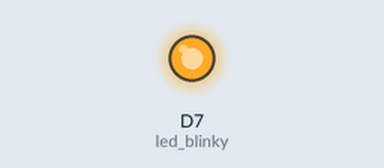
Recording of a sketch running on a simulated ESP8266 (NodeMCU). On the bench: output pins drawn as LEDs (lit = HIGH).

Above: at 0.2 s.
At 32.5 s:
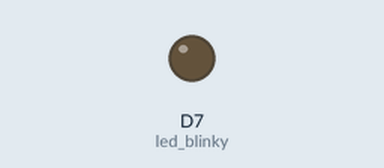
Timing chart, 0 to 46.2 s (numbered marks = the images above):
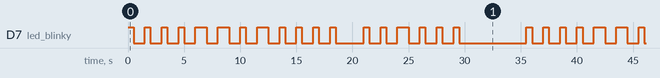

The sketch:

blink_firstN.ino
```cpp
//FirstName Blinky

int led_blinky = D7; //Output of first morse code

void setup() {

  pinMode(led_blinky, OUTPUT);//setting up led D7 for output

}

// Loop of blinking of first repeatedly.

void loop() {

  // Morse code for S- LED on when HIGH and off when LOW

  digitalWrite(led_blinky, HIGH);
  delay(500);  // wait of 1/2 sec
  digitalWrite(led_blinky, LOW);
  delay(1000); // wait of 1 sec
  digitalWrite(led_blinky, HIGH);
  delay(500);  // wait of 1/2 sec
  digitalWrite(led_blinky, LOW);
  delay(1000); // wait of 1 sec
  digitalWrite(led_blinky, HIGH);
  delay(500);  // wait of 1/2 sec
  digitalWrite(led_blinky, LOW);
  delay(1000); // wait of 1 sec

  // Morse code for A- LED on when HIGH and off when LOW

  digitalWrite(led_blinky, HIGH);
  delay(500);  // wait of 1/2 sec
  digitalWrite(led_blinky, LOW);
  delay(1000); // wait of 1 sec
  digitalWrite(led_blinky, HIGH);
  delay(1000);  // wait of 1/2 sec
  digitalWrite(led_blinky, LOW);
  delay(1000); // wait of 1 sec


  // Morse code for C- LED on when HIGH and off when LOW

  digitalWrite(led_blinky, HIGH);
  delay(1000);  // wait of 1/2 sec
  digitalWrite(led_blinky, LOW);
  delay(1000); // wait of 1 sec
  digitalWrite(led_blinky, HIGH);
  delay(500);  // wait of 1/2 sec
  digitalWrite(led_blinky, LOW);
  delay(1000); // wait of 1 sec
  digitalWrite(led_blinky, HIGH);
  delay(1000);  // wait of 1/2 sec
  digitalWrite(led_blinky, LOW);
  delay(1000); // wait of 1 sec
  digitalWrite(led_blinky, HIGH);
  delay(500);  // wait of 1/2 sec
  digitalWrite(led_blinky, LOW);
  delay(1000); // wait of 1 sec

  // Morse code for H- LED on when HIGH and off when LOW

  digitalWrite(led_blinky, HIGH);
  delay(500);  // wait of 1/2 sec
  digitalWrite(led_blinky, LOW);
  delay(1000); // wait of 1 sec
  digitalWrite(led_blinky, HIGH);
  delay(500);  // wait of 1/2 sec
  digitalWrite(led_blinky, LOW);
  delay(1000); // wait of 1 sec565
  digitalWrite(led_blinky, HIGH);
  delay(500);  // wait of 1/2 sec
  digitalWrite(led_blinky, LOW);
  delay(1000); // wait of 1 sec
  delay(500);  // wait of 1/2 sec
  digitalWrite(led_blinky, LOW);
  delay(1000); // wait of 1 sec

  // Morse code for I- LED on when HIGH and off when LOW

  digitalWrite(led_blinky, HIGH);
  delay(500);  // wait of 1/2 sec
  digitalWrite(led_blinky, LOW);
  delay(1000); // wait of 1 sec
  digitalWrite(led_blinky, HIGH);
  delay(500);  // wait of 1/2 sec
  digitalWrite(led_blinky, LOW);
  delay(1000); // wait of 1 sec

  // Morse code for N- LED on when HIGH and off when LOW

  digitalWrite(led_blinky, HIGH);
  delay(1000);  // wait of 1/2 sec
  digitalWrite(led_blinky, LOW);
  delay(1000); // wait of 1 sec
  digitalWrite(led_blinky, HIGH);
  delay(500);  // wait of 1/2 sec
  digitalWrite(led_blinky, LOW);
  delay(1000); // wait of 1 sec

  // Morse code for I- LED on when HIGH and off when LOW

  digitalWrite(led_blinky, HIGH);
  delay(500);  // wait of 1/2 sec
  digitalWrite(led_blinky, LOW);
  delay(1000); // wait of 1 sec
  digitalWrite(led_blinky, HIGH);
  delay(500);  // wait of 1/2 sec
  digitalWrite(led_blinky, LOW);
  delay(1000); // wait of 1 sec


  delay(5000); //End of first name

  // And repeat!
}
```

Measured:
- by itself, D7 (led_blinky): moves between LOW and HIGH, repeating every 35.5 s
- by itself, everything shown: repeats every 35.5 s, in 36 steps
